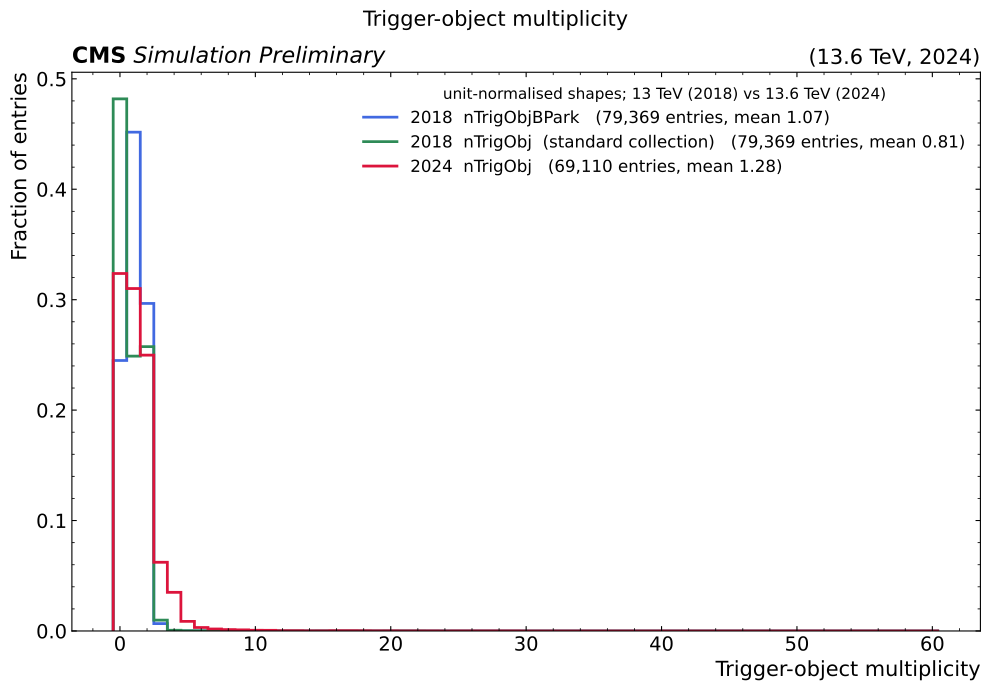

Reproduce this figure in Python.
#!/usr/bin/env python3
"""BuToJpsiK 2018 vs 2024: the branches the trigger/ID scale-factor task has to be ported.

tasks/triggerscalefactor.py was written against the 2018 nanotron production and reads a
collection, TrigObjBPark, that the 2024 production does not write. This makes one page per
affected variable so the port is decided on what the distributions actually look like
rather than on branch names alone.

The samples:
  2018  /BuToJpsiK_BMuonFilter_SoftQCDnonD_TuneCP5_13TeV-pythia8-evtgen/
        jleonhol-BuToKJPsiMC-.../USER            (13 TeV)
  2024  BuToJpsiK_Fil-BMuon_Par-SoftQCDnonD_TuneCP5_13p6TeV_pythia8-evtgen,
        nanotron-v15_2024-RunIII2024Summer24     (13.6 TeV)

Two things the pages are built to answer:

  1. TrigObjBPark vs TrigObj. 2018 writes BOTH, with identical field sets -- TrigObjBPark is
     the B-parking-filtered copy. 2024 writes only TrigObj. So each TrigObjBPark page also
     draws 2018's TrigObj, and the question "can 2024 TrigObj stand in for 2018
     TrigObjBPark?" is answered by whether those two 2018 curves agree.
  2. TriggerMuon vs TriggerObject. 2018's TriggerMuon and 2024's TriggerObject overlap in
     pt/eta/phi/charge/pdgId/vx/vy/vz; the rest of TriggerMuon (dxy, dz, ip3d, sip3d, mass,
     ptErr) has no 2024 counterpart and is drawn 2018-only, clearly marked.

NOTE: TrigObjBPark_l1dR is referenced 32 times by the 2018 task but exists in NEITHER
file. That code path cannot have run on this dataset, so there is nothing to reproduce --
it is flagged on its own page rather than silently skipped.

Shapes are unit-normalised: the two samples differ in size and in centre-of-mass energy
(13 vs 13.6 TeV), so only the shapes are comparable, never the rates.

Run after sourcing setup.sh:
    python3 _tools/compareJPsi2018v2024.py [--n-2018 N] [--n-2024 N] [--output path.pdf]
"""

import argparse
import os
import subprocess
import sys

import numpy as np
import matplotlib
matplotlib.use("Agg")
import matplotlib.pyplot as plt
from matplotlib.backends.backend_pdf import PdfPages

import cmsstyle as cms

XRD = "root://gfe02.grid.hep.ph.ic.ac.uk/"
DIR_2018 = ("/pnfs/hep.ph.ic.ac.uk/data/cms/store/user/jleonhol/nanotron/butokjpsimc/"
            "BuToJpsiK_BMuonFilter_SoftQCDnonD_TuneCP5_13TeV-pythia8-evtgen/"
            "BuToKJPsiMC/231113_091452/0000")
DIR_2024 = ("/pnfs/hep.ph.ic.ac.uk/data/cms/store/user/tafoyava/samples/bParking/2024/"
            "BuToJpsiK_Fil-BMuon_Par-SoftQCDnonD_TuneCP5_13p6TeV_pythia8-evtgen/"
            "nanotron-v15_2024-RunIII2024Summer24-150X_mcRun3_2024_realistic-v2/"
            "260803_145456/0000")

WEBDIR = "/home/hep/jtafoyav/public_html/parking/2024/kinematic_checks"

C18, C24, CALT = "royalblue", "crimson", "seagreen"

# (page title, 2018 branch, 2024 branch or None, 2018 alternative or None, binning)
# binning: (nbins, lo, hi) or "int" for integer-valued quantities
VARS = [
    # --- the collection the SF task actually reads -------------------------
    ("Trigger-object multiplicity", "nTrigObjBPark", "nTrigObj", "nTrigObj", "int"),
    ("Trigger object $p_T$",   "TrigObjBPark_pt",   "TrigObj_pt",   "TrigObj_pt",   (60, 0, 60)),
    ("Trigger object $\\eta$", "TrigObjBPark_eta",  "TrigObj_eta",  "TrigObj_eta",  (60, -3, 3)),
    ("Trigger object $\\phi$", "TrigObjBPark_phi",  "TrigObj_phi",  "TrigObj_phi",  (60, -3.2, 3.2)),
    ("Trigger object L1 $p_T$",       "TrigObjBPark_l1pt",   "TrigObj_l1pt",   "TrigObj_l1pt",   (60, 0, 60)),
    ("Trigger object L1 $p_T$ (2nd)", "TrigObjBPark_l1pt_2", "TrigObj_l1pt_2", "TrigObj_l1pt_2", (60, 0, 60)),
    ("Trigger object L2 $p_T$",       "TrigObjBPark_l2pt",   "TrigObj_l2pt",   "TrigObj_l2pt",   (60, 0, 60)),
    ("Trigger object L1 iso",     "TrigObjBPark_l1iso",    "TrigObj_l1iso",    "TrigObj_l1iso",    "int"),
    ("Trigger object L1 charge",  "TrigObjBPark_l1charge", "TrigObj_l1charge", "TrigObj_l1charge", "int"),
    ("Trigger object id",         "TrigObjBPark_id",       "TrigObj_id",       "TrigObj_id",       "int"),
    ("Trigger object filterBits", "TrigObjBPark_filterBits", "TrigObj_filterBits", "TrigObj_filterBits", "int"),
    # --- the 2018 code wants this and NOTHING has it -----------------------
    ("L1 dR  (referenced by the 2018 task, absent from both samples)",
     "TrigObjBPark_l1dR", "TrigObj_l1dR", None, (50, 0, 0.5)),
    # --- TriggerMuon (2018) vs TriggerObject (2024) ------------------------
    ("Trigger muon multiplicity", "nTriggerMuon", "nTriggerObject", None, "int"),
    ("Trigger muon $p_T$",   "TriggerMuon_pt",     "TriggerObject_pt",     None, (60, 0, 60)),
    ("Trigger muon $\\eta$", "TriggerMuon_eta",    "TriggerObject_eta",    None, (60, -3, 3)),
    ("Trigger muon $\\phi$", "TriggerMuon_phi",    "TriggerObject_phi",    None, (60, -3.2, 3.2)),
    ("Trigger muon charge",  "TriggerMuon_charge", "TriggerObject_charge", None, "int"),
    ("Trigger muon pdgId",   "TriggerMuon_pdgId",  "TriggerObject_pdgId",  None, "int"),
    ("Trigger muon vx", "TriggerMuon_vx", "TriggerObject_vx", None, (60, -0.5, 0.5)),
    ("Trigger muon vy", "TriggerMuon_vy", "TriggerObject_vy", None, (60, -0.5, 0.5)),
    ("Trigger muon vz", "TriggerMuon_vz", "TriggerObject_vz", None, (60, -20, 20)),
    # 2018-only fields of TriggerMuon
    ("Trigger muon $d_{xy}$",  "TriggerMuon_dxy",   None, None, (60, -0.5, 0.5)),
    ("Trigger muon $d_z$",     "TriggerMuon_dz",    None, None, (60, -20, 20)),
    ("Trigger muon $ip3d$",    "TriggerMuon_ip3d",  None, None, (60, 0, 1.0)),
    ("Trigger muon $sip3d$",   "TriggerMuon_sip3d", None, None, (60, 0, 30)),
    ("Trigger muon mass",      "TriggerMuon_mass",  None, None, (60, 0, 0.3)),
    # --- per-muon HLT matching: the path itself changed --------------------
    ("Per-muon HLT match (2018 Mu9_IP6  vs  2024 Mu10_Barrel_L1HP11_IP6)",
     "MuonBPark_fired_HLT_Mu9_IP6", "MuonBPark_fired_HLT_Mu10_Barrel_L1HP11_IP6", None, "int"),
    # --- the tag/probe inputs that DO port unchanged (sanity) --------------
    ("muonSV mass  (J/$\\psi$ window)", "muonSV_mass", "muonSV_mass", None, (60, 2.6, 3.6)),
    ("muonSV $\\chi^2$",  "muonSV_chi2",   "muonSV_chi2",   None, (60, 0, 20)),
    ("muonSV $d_{xy}$ significance", "muonSV_dxySig", "muonSV_dxySig", None, (60, 0, 50)),
    ("Muon $p_T$",        "Muon_pt",       "Muon_pt",       None, (60, 0, 40)),
    ("Muon $d_{xy}$ (BS)", "Muon_dxybs",   "Muon_dxybs",    None, (60, -0.5, 0.5)),
    ("Muon $sip3d$",      "Muon_sip3d",    "Muon_sip3d",    None, (60, 0, 30)),
]


def log(msg, **kw):
    print(msg, flush=True, **kw)


def xrdfs_ls(path):
    r = subprocess.run(["xrdfs", "gfe02.grid.hep.ph.ic.ac.uk", "ls", path],
                       capture_output=True, text=True)
    if r.returncode:
        raise RuntimeError(f"xrdfs ls failed for {path}: {r.stderr.strip()[:200]}")
    return [f for f in r.stdout.split() if f.endswith(".root")]


def read(files, branches):
    """{branch: flat np.array} over *files*; a branch absent from the tree is skipped."""
    import uproot
    import awkward as ak

    out = {b: [] for b in branches}
    present = None
    for i, f in enumerate(files, 1):
        try:
            with uproot.open(XRD + f) as fh:
                tree = fh["Events"]
                keys = set(tree.keys())
                if present is None:
                    present = [b for b in branches if b in keys]
                    missing = [b for b in branches if b not in keys]
                    if missing:
                        log(f"    absent from this sample: {missing}")
                a = tree.arrays(present, library="ak")
        except Exception as exc:
            log(f"    [warn] {f.rsplit('/', 1)[-1]}: {exc}", file=sys.stderr)
            continue
        for b in present:
            v = a[b]
            # jagged -> flatten; scalar per event -> keep as is
            try:
                v = ak.flatten(v)
            except Exception:
                pass
            out[b].append(ak.to_numpy(v).astype(float))
        log(f"    [{i}/{len(files)}] {f.rsplit('/', 1)[-1]}")
    return {b: (np.concatenate(v) if v else np.array([])) for b, v in out.items()}


def page(title, series, binning):
    """One page: overlaid unit-normalised shapes. *series* = [(label, values, colour)].

    Series order is preserved in the legend, and an entry whose branch does not exist in
    that sample still gets a legend line -- marked "(Branch not available)" instead of the
    entry count -- so a missing branch reads as a fact about the sample rather than as a
    curve someone forgot to draw."""
    fig, ax = plt.subplots(figsize=(10, 7))
    drawn = [(l, v, c) for l, v, c in series if v is not None and len(v)]

    edges = None
    if drawn:
        if binning == "int":
            allv = np.concatenate([v for _, v, _ in drawn])
            lo, hi = int(np.floor(allv.min())), int(np.ceil(allv.max()))
            hi = min(hi, lo + 60)                     # filterBits can be huge
            edges = np.arange(lo - 0.5, hi + 1.5, 1.0)
        else:
            n, lo, hi = binning
            edges = np.linspace(lo, hi, n + 1)

    # Handles are collected explicitly: matplotlib's automatic legend groups ax.lines
    # before ax.patches, so the empty Line2D proxy used for a missing branch would jump
    # ABOVE the ax.stairs histograms no matter what order they were created in.
    handles, labels = [], []
    for label, v, colour in series:                   # keep the caller's order
        if v is not None and len(v) and edges is not None:
            h, _ = np.histogram(v, bins=edges)
            tot = h.sum()
            if tot:
                art = ax.stairs(h / tot, edges, color=colour, lw=2)
                handles.append(art)
                labels.append(f"{label}   ({len(v):,} entries, mean {v.mean():.3g})")
                continue
        art, = ax.plot([], [], color=colour, lw=2)
        handles.append(art)
        labels.append(f"{label}   (Branch not available)")

    if not drawn:
        ax.text(0.5, 0.5, "branch present in neither sample", ha="center", va="center",
                transform=ax.transAxes, fontsize=15, color="crimson")
    ax.set_ylabel("Fraction of entries", fontsize=cms.FS_LABEL)
    ax.set_xlabel(title, fontsize=cms.FS_LABEL)
    cms.cms_axes(ax, fontsize=cms.FS_AXES)
    ax.legend(handles, labels, fontsize=cms.FS_LEGEND - 1, loc="upper right",
              title="unit-normalised shapes; 13 TeV (2018) vs 13.6 TeV (2024)",
              title_fontsize=cms.FS_LEGEND - 2, **cms.LEGEND_KW)
    fig.suptitle(title, fontsize=cms.FS_TITLE)
    fig.tight_layout()
    return fig


def main():
    p = argparse.ArgumentParser(description="BuToJpsiK 2018 vs 2024 branch comparison")
    p.add_argument("--output", default="compareJPsi2018v2024.pdf")
    p.add_argument("--n-2018", type=int, default=1, help="files from the 2018 sample")
    p.add_argument("--n-2024", type=int, default=3, help="files from the 2024 sample")
    p.add_argument("--no-publish", action="store_true")
    args = p.parse_args()

    f18 = sorted(xrdfs_ls(DIR_2018))[:args.n_2018]
    f24 = sorted(xrdfs_ls(DIR_2024))[:args.n_2024]
    log(f"2018: {len(f18)} file(s)\n2024: {len(f24)} file(s)")

    b18 = sorted({v[1] for v in VARS if v[1]} | {v[3] for v in VARS if v[3]})
    b24 = sorted({v[2] for v in VARS if v[2]})
    log("\n=== reading 2018 ===")
    d18 = read(f18, b18)
    log("\n=== reading 2024 ===")
    d24 = read(f24, b24)

    log("\n=== writing PDF ===")
    with PdfPages(args.output) as pdf:
        for title, v18, v24, alt18, binning in VARS:
            # 2018 entries first (the BPark collection, then the standard one), 2024 last
            series = [(f"2018  {v18}", d18.get(v18), C18)]
            if alt18 and alt18 != v18:
                series.append((f"2018  {alt18}  (standard collection)", d18.get(alt18), CALT))
            series.append((f"2024  {v24}" if v24 else "2024  (no equivalent)",
                           d24.get(v24) if v24 else None, C24))
            pdf.savefig(page(title, series, binning), bbox_inches="tight")
            plt.close("all")
    log(f"Saved: {args.output} ({len(VARS)} pages)")

    if not args.no_publish:
        try:
            os.makedirs(WEBDIR, exist_ok=True)
            subprocess.run(["cp", args.output, WEBDIR], check=True)
            log(f"Published: {os.path.join(WEBDIR, os.path.basename(args.output))}")
        except Exception as exc:
            log(f"[warn] publish failed: {exc}", file=sys.stderr)


if __name__ == "__main__":
    main()
